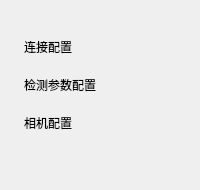
      <widget class="QWidget" name="widget" native="true">
       <layout class="QVBoxLayout" name="verticalLayout">
        <item>
         <spacer name="verticalSpacer_3">
          <property name="orientation">
           <enum>Qt::Vertical</enum>
          </property>
          <property name="sizeType">
           <enum>QSizePolicy::Fixed</enum>
          </property>
          <property name="sizeHint" stdset="0">
           <size>
            <width>20</width>
            <height>20</height>
           </size>
          </property>
         </spacer>
        </item>
        <item>
         <layout class="QFormLayout" name="formLayout">
          <item row="0" column="0">
           <widget class="QLabel" name="lab_arrow0">
            <property name="maximumSize">
             <size>
              <width>32</width>
              <height>32</height>
             </size>
            </property>
            <property name="text">
             <string/>
            </property>
            <property name="pixmap">
             <pixmap resource="resource.qrc">:/image/arrow.png</pixmap>
            </property>
            <property name="scaledContents">
             <bool>true</bool>
            </property>
           </widget>
          </item>
          <item row="0" column="1">
           <widget class="QLabel" name="lab_list0">
            <property name="minimumSize">
             <size>
              <width>0</width>
              <height>32</height>
             </size>
            </property>
            <property name="text">
             <string>连接配置</string>
            </property>
           </widget>
          </item>
          <item row="1" column="0">
           <widget class="QLabel" name="lab_arrow1">
            <property name="maximumSize">
             <size>
              <width>32</width>
              <height>32</height>
             </size>
            </property>
            <property name="text">
             <string/>
            </property>
            <property name="pixmap">
             <pixmap resource="resource.qrc">:/image/arrow.png</pixmap>
            </property>
            <property name="scaledContents">
             <bool>true</bool>
            </property>
           </widget>
          </item>
          <item row="1" column="1">
           <widget class="QLabel" name="lab_list1">
            <property name="minimumSize">
             <size>
              <width>0</width>
              <height>32</height>
             </size>
            </property>
            <property name="text">
             <string>检测参数配置</string>
            </property>
           </widget>
          </item>
          <item row="2" column="0">
           <widget class="QLabel" name="lab_arrow2">
            <property name="maximumSize">
             <size>
              <width>32</width>
              <height>32</height>
             </size>
            </property>
            <property name="text">
             <string/>
            </property>
            <property name="pixmap">
             <pixmap resource="resource.qrc">:/image/arrow.png</pixmap>
            </property>
            <property name="scaledContents">
             <bool>true</bool>
            </property>
           </widget>
          </item>
          <item row="2" column="1">
           <widget class="QLabel" name="lab_list2">
            <property name="minimumSize">
             <size>
              <width>0</width>
              <height>32</height>
             </size>
            </property>
            <property name="text">
             <string>相机配置</string>
            </property>
           </widget>
          </item>
         </layout>
        </item>
        <item>
         <spacer name="verticalSpacer">
          <property name="orientation">
           <enum>Qt::Vertical</enum>
          </property>
          <property name="sizeHint" stdset="0">
           <size>
            <width>20</width>
            <height>40</height>
           </size>
          </property>
         </spacer>
        </item>
       </layout>
      </widget>
